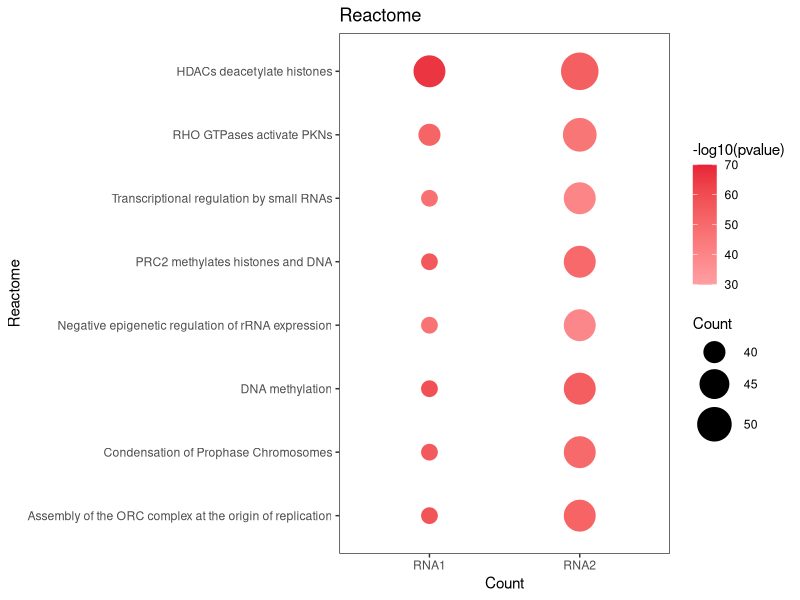
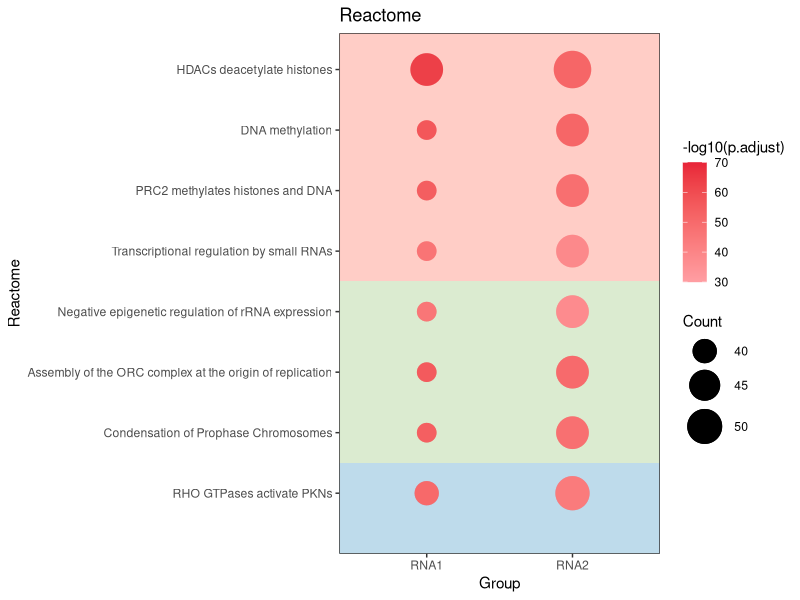
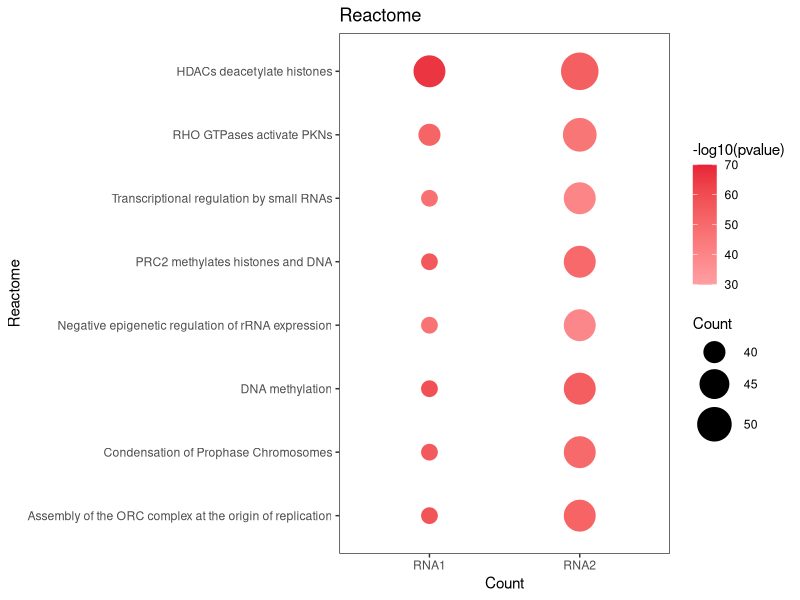
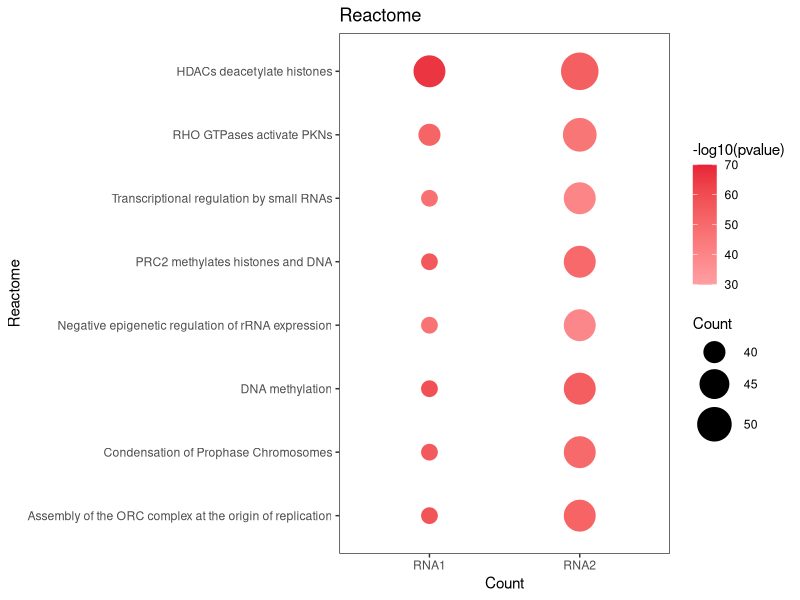
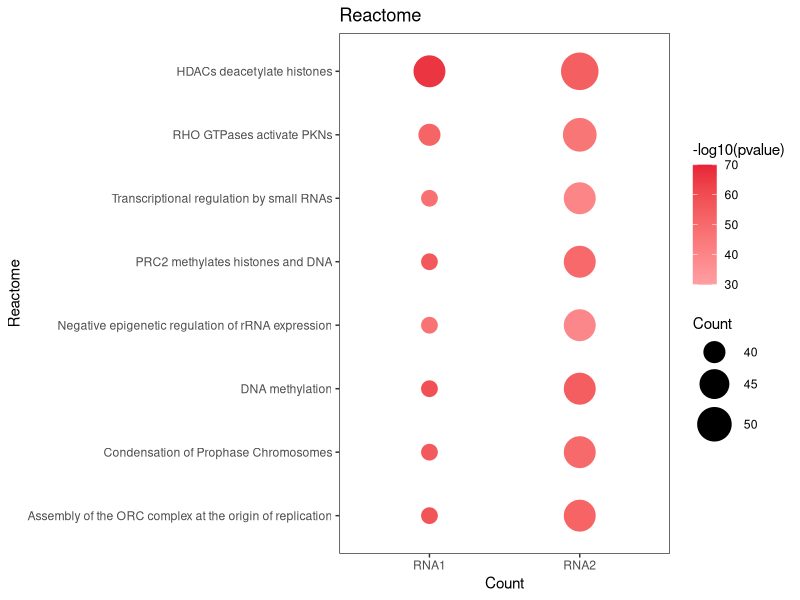

Source code (R) for these figures, in order:
library(tidyverse)
library(ggplot2)
library(scales)

GO = read.table("RNA1_RNA2_UP_Reactome_combine_21.txt",header=TRUE,sep="\t",quote = "")  #读取第1部分enrichGO分析输出的文件eG。

View(GO)


#计算Enrichment Factor
GO <- separate(data=GO, col=GeneRatio,into = c("GR1", "GR2"), sep = "/") 
GO <- separate(data=GO, col=BgRatio, into = c("BR1", "BR2"), sep = "/") 
GO <- mutate(GO, enrichment_factor = (as.numeric(GR1)/as.numeric(GR2))/(as.numeric(BR1)/as.numeric(BR2))) 
GO$p.adjust
View(GO)


# 传统 figure 3BC
p1 <- ggplot(GO,aes(Group,reorder(Description,Count))) +    #reorder(Description,Count)
  geom_point(aes(size=Count,
                 color=-1*log10(pvalue))) +
  # 比例大小--缩放
  scale_size("Count",range=c(5,12))+
  scale_color_gradient(low = "#FF9EA3",high="#E82338",  #  "#FFE0E1"  #low = 'blue',high="#d90424"
                       limits=c(30,70),  # 自定义范围
                       #                     breaks = c("3","10","20","30","40"), # 自定义间隔    # 
                       #                     labels = c("3","10","20","30","40")  # 自定义标签
  )+ 
  # 自定义间隔--------------------------------------------------
# scale_color_gradient2(low = muted("blue"),mid = "white",high=muted("#C81B2E"),  #  "#FFE0E1"  #low = 'blue',high="#d90424"
#                    midpoint = 1.30103,  # log10(0.05)
#                    limits=c(30,70),  # 自定义范围---根据数据交互结果
#                    #                     breaks = c("3","10","20","30","40"), # 自定义间隔    # 
#                     labels = c("3","10","20","30","40")  # 自定义标签
#  )+ 
#labs(color=expression(-log[10](Qvalue))
labs(color="-log10(pvalue)",size="Count", 
     shape="Group",x="Count",y="Reactome",title="Reactome") +
  theme_bw()+
  theme(panel.grid=element_blank())

p1
# library("ggsci")
# p2_npg <- p1 + scale_fill_npg()
# p2_npg

ggsave("RNA1_2_Reactome_combine_pvalue——1107_bubble——final2.pdf", width =6 , height = 5)




# PART1.2——Padjust_bubble ---------------------------------------------------

# 创建一个factor,通过数据自身 赋值与level )
level = GO[1:8,2]
GO$Description <- factor(GO$Description,levels =rev(level))



 ggplot(GO,aes(Group,Description)) +    #reorder(Description,Count)
  geom_point(aes(size=Count,
                 color=-log10(p.adjust))) +
  # 比例大小--缩放
  scale_size("Count",range=c(6,12))+
  
  scale_color_gradient(low = "#FF9EA3",high="#E82338",  #  "#FFE0E1"  #low = 'blue',high="#d90424"
                       limits=c(30,70),  # 自定义范围
                       #                     breaks = c("3","10","20","30","40"), # 自定义间隔    # 
                       #                     labels = c("3","10","20","30","40")  # 自定义标签
  )+ 
  #scale_fill_manual(values =color)+   # 自定义颜色
  geom_rect(data=GO, inherit.aes=TRUE,
            aes(ymin=Inf ,
                ymax=4.5, 
                xmin=-Inf, 
                xmax=Inf),
            fill='#ffc7c3',alpha = .12)+   #"#e7c6c3""   #d1e5c0  #FFB6C1 粉色
  
  geom_rect(data=GO, inherit.aes=TRUE,
            aes(ymin=1.5 ,
                ymax=4.5, 
                xmin=-Inf, 
                xmax=Inf),
            fill='#d1e5c0',alpha = .08)+
  geom_rect(data=GO, inherit.aesy=TRUE,
            aes(ymin=0 ,
                ymax=1.5, 
                xmin=-Inf, 
                xmax=Inf),
            fill='#aad1e6',alpha = .08)+
  
  # 添加p 值阴影区域
  # geom_rect(data=pdata, inherit.aes=TRUE,
  #           aes(xmin=0 ,
  #              xmax=30.5, 
  #              ymin=-Inf, 
  #             ymax=1.30103),
  #          fill='#cbd5e8',alpha = .1)+
  
  
  
geom_point(aes(size=Count,
               color=-log10(p.adjust))) +
  
  # 自定义间隔--------------------------------------------------


#  scale_color_gradient2(low = muted("blue"),mid = "white",high=muted("#C81B2E"),  #  "#FFE0E1"  #low = 'blue',high="#d90424"
#                      midpoint = 1.30103,  # log10(0.05)
#                     limits=c(30,70),  # 自定义范围---根据数据交互结果
#                     breaks = c("3","10","20","30","40"), # 自定义间隔    # 
#                     labels = c("3","10","20","30","40")  # 自定义标签
#  )+ 
#labs(color=expression(-log[10](Qvalue))
labs(color="-log10(p.adjust)",size="Count", 
     shape="Group",x="Group",y="Reactome",title="Reactome") +
  theme_bw()+
  theme(panel.grid=element_blank())

p1
# library("ggsci")
# p2_npg <- p1 + scale_fill_npg()
# p2_npg

ggsave("1121——RNA1_2_Reactome_combine_p.adjust——_bubble_final3.pdf", width =6, height = 5)






